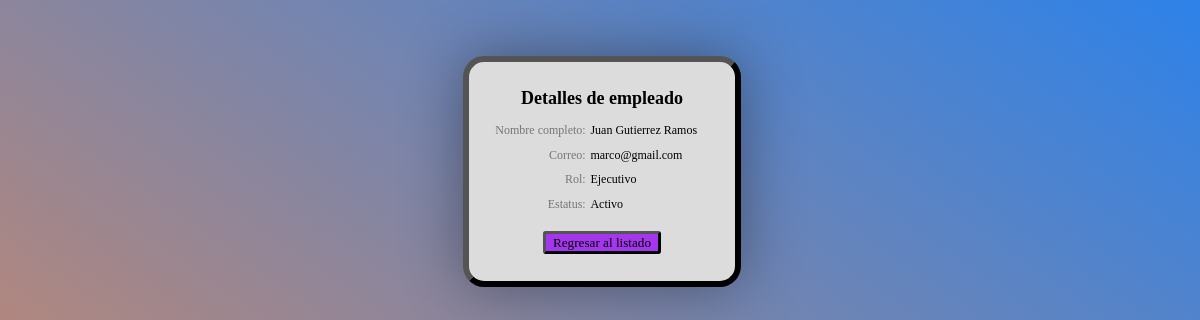
The app's page /B4/Administrador/empleados_detalles.php?id=2, older data.
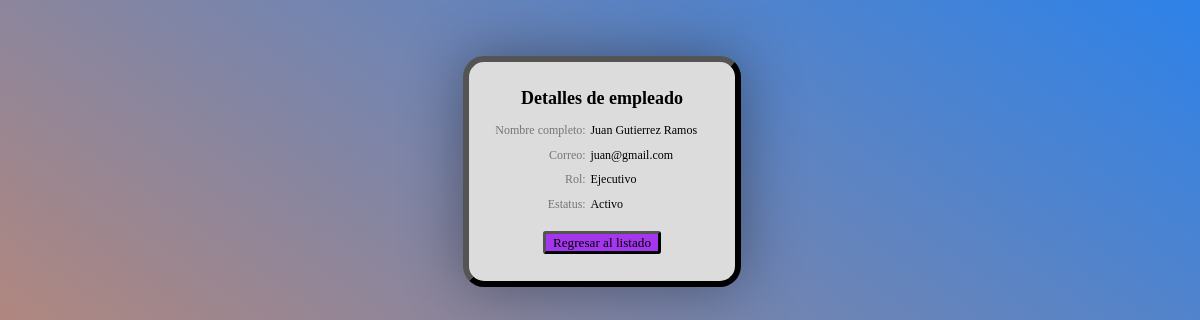
The same page, newer data.
### tables this page shows
CREATE TABLE `empleados` (
  `id` int(11) NOT NULL,
  `nombre` varchar(128) NOT NULL,
  `apellidos` varchar(128) NOT NULL,
  `correo` varchar(128) NOT NULL,
  `pass` varchar(32) NOT NULL,
  `rol` int(1) NOT NULL,
  `archivo_n` varchar(255) NOT NULL,
  `archivo` varchar(128) NOT NULL,
  `status` int(1) NOT NULL DEFAULT 1,
  `eliminado` int(1) NOT NULL DEFAULT 0
);

### B4/Administrador/empleados_detalles.php (the view, shortened to what this page needs)
<?php
    $con = conecta();
    $id = $_REQUEST['id'];
?>
<html>
    <head>
        <link href="./css/style_detallesEmpleado.css?v=<?php echo time(); ?>" rel="stylesheet" type="text/css">
    </head>
    <body>
        <br><br><br>
        <div id="contenedor">
            <h1>Detalles de empleado</h1>
            <?php
                $sql = "SELECT * FROM empleados
                WHERE id = $id AND eliminado = 0";
                $res = $con->query($sql);
                if ($res->num_rows > 0) {
                    while ($row = $res->fetch_array()) {
                        $nombre = $row["nombre"];
                        $apellidos = $row["apellidos"];
                        $correo = $row["correo"];
                        $estatus = $row["status"]==0?"Inactivo":"Activo";
                        if ($row["rol"] == 1){
                            $rol = "Gerente";
                        }elseif ($row["rol"] == 2){
                            $rol = "Ejecutivo";
                        }
                        echo "
                        <div id='data'>
                            <div id='etiqueta'>Nombre completo: </div>
                            <div id='info'>$nombre $apellidos</div>
                        </div>
                        <div id='data'>
                            <div id='etiqueta'>Correo: </div>
                            <div id='info'>$correo</div>
                        </div>
                        <div id='data'>
                            <div id='etiqueta'>Rol: </div>
                            <div id='info'>$rol</div>
                        </div>
                        <div id='data'>
                            <div id='etiqueta'>Estatus: </div>
                            <div id='info'>$estatus</div>
                        </div>";
                    }
                } else {
                    echo "No se encontraron resultados para la ID deseado";
                }
            ?>
            <br>
            <a class="opciones" id="regresar" href="./empleados_lista.php">Regresar al listado</a> <br><br>
        </div>
    </body>
</html>

Row changes from the older to the newer data that the page shows:
changed empleados "Juan": correo "marco@gmail.com" → "juan@gmail.com"
